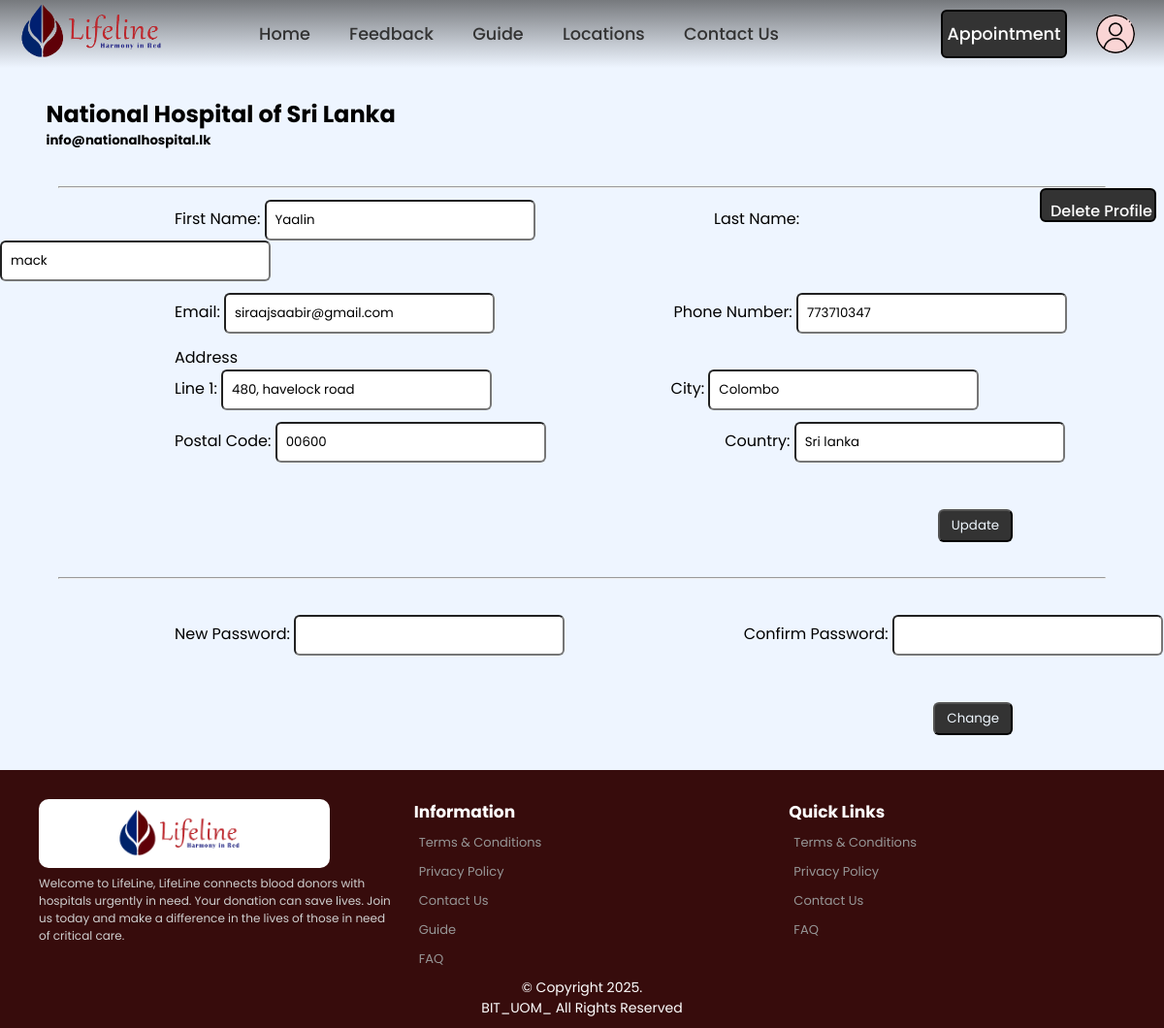
Before: /donor_edit.php (signed in) with the older database file.
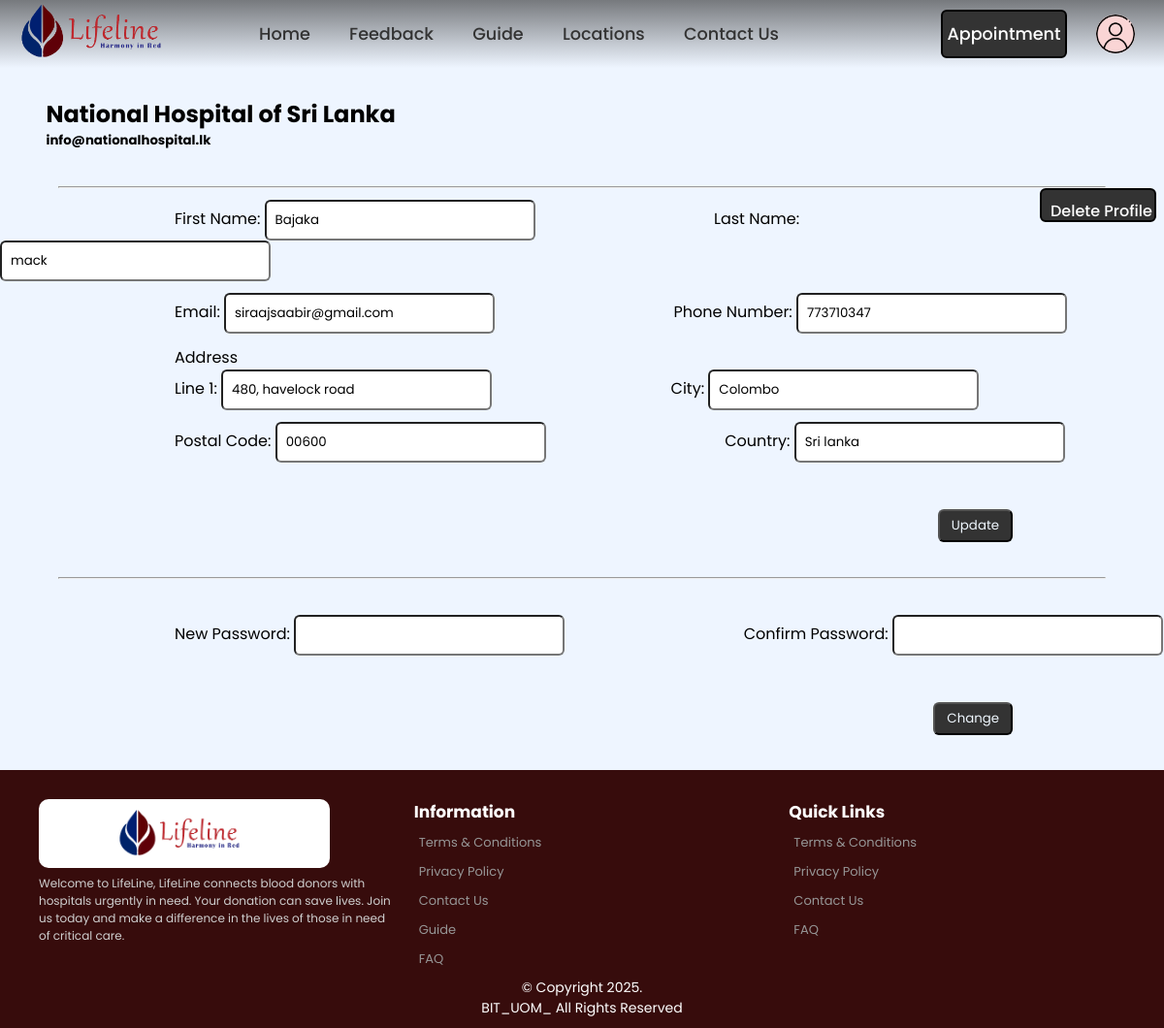
After: the same page with the newer database file.
### tables this page shows
CREATE TABLE
    donor (
        Donor_id INT AUTO_INCREMENT NOT NULL,
        Salutation VARCHAR(10) NOT NULL,
        F_name VARCHAR(50) NOT NULL,
        L_name VARCHAR(50) NOT NULL,
        NIC VARCHAR(20) UNIQUE NOT NULL,
        DOB VARCHAR(20) NOT NULL,
        Gender VARCHAR(20) NOT NULL,
        Phone_no INT (10) NOT NULL,
        Blood_Group VARCHAR(5) NOT NULL,
        Email VARCHAR(100) UNIQUE NOT NULL,
        Line1 VARCHAR(200) NOT NULL,
        City VARCHAR(100) NOT NULL,
        Postal_Code VARCHAR(15) NOT NULL,
        Country VARCHAR(30) NOT NULL,
        D_Password VARCHAR(20) NOT NULL,
        CONSTRAINT Doner_PK PRIMARY KEY (Donor_id)
    );

### donor_edit.php (the view, shortened to what this page needs)
<?php
require 'header.php';
include 'CRUD/edit_donor_process.php';
$query = "SELECT *
     FROM donor
     WHERE Donor_id='$_SESSION[userID]'";
$result_donor = mysqli_query($conn, $query);
$row = mysqli_fetch_assoc($result_donor);
$Fname = $row['F_name'];
$Lname = $row['L_name'];
$Email = $row['Email'];
$Phone = $row['Phone_no'];
$Line1 = $row['Line1'];
$city = $row['City'];
$postalCode = $row['Postal_Code'];
$country = $row['Country'];
?>
<!DOCTYPE html>
<html>
<head>
    <link rel="stylesheet" href="css/donor_edit.css" />
</head>
<body>
    <main class="frame">
        <div class="sec1">
            <div class="row1">
                <div class="blue">
                    <?php
                    echo "<h2 class=\"blue\">" . $_SESSION['username'] . "</h2>";
                    ?></div>
                <div class="head">
                    <?php echo "<h5 class=\"head\">" . $_SESSION['email'] . "</h5>"; ?>
                </div>
            </div>
        </div>
        <br />
        <hr />
        <div class="but1">
        <form method="post">
                <input class="del" type="submit" name="delete" value="Delete Profile" onclick="return confirm('Are you Sure ?')">
        </div>
        <form>
            <div class="sec1">
                <div class="one">
                    <label for="fname">First Name: </label>
                    <input type="text" name="fname" value="<?php echo $Fname; ?>">
                </div>
                <div class="one">
                    <label for="lname">Last Name: </label>
                    <input type="text" name="lname" value="<?php echo $Lname; ?>">
                </div>
            </div>
            <div class="sec2">
                <div class="two">
                    <label for="email">Email: </label>
                    <input type="text" name="email" value="<?php echo $Email; ?>">
                </div>
                <div class="two">
                    <label for="phone">Phone Number: </label>
                    <input type="text" name="phone" value="<?php echo $Phone; ?>">
                </div>
            </div>
            <div class="sec3">
                <div class="three">
                    <label>Address <br> </label>
                    </div>
                    <div class="three">
                    <label for="city">Line 1: </label>
                    <input type="text" name="line1" value="<?php echo $Line1; ?>">
                </div>
                <div class="three">
                    <label for="city">City: </label>
                    <input type="text" name="city" value="<?php echo $city; ?>">
                </div>
            </div>
            <div class="sec4">
                <div class="four">
                    <label for="pcode">Postal Code: </label>
                    <input type="text" name="pcode" value="<?php echo $postalCode; ?>">
                </div>
                <div class="four">
                    <label for="country">Country: </label>
                    <input type="text" name="country" value="<?php echo $country; ?>">
                </div>
            </div>
            <input class="update" type="submit" name="update" value="Update">
        </form>
        <br>
        <hr>
        <br>
        <form method="post" onsubmit="return validateForm()">
            <div class="sec5">
                <div class="five">
                    <label for="password">New Password: </label>
                    <input type="password" name="password" id="password">
                </div>
                <div class="five">
                    <label for="cPassword">Confirm Password: </label>
                    <input type="password" name="cPassword" id="cPassword">
                </div>
            </div>
            <input class="change" type="submit" name="change" value="Change">
        </form>
    </main>
</body>
<?php
require 'footer.php';
?>
</html>

Changed rows visible on the page:
changed donor "mack": fname "Yaalin" → "Bajaka"
